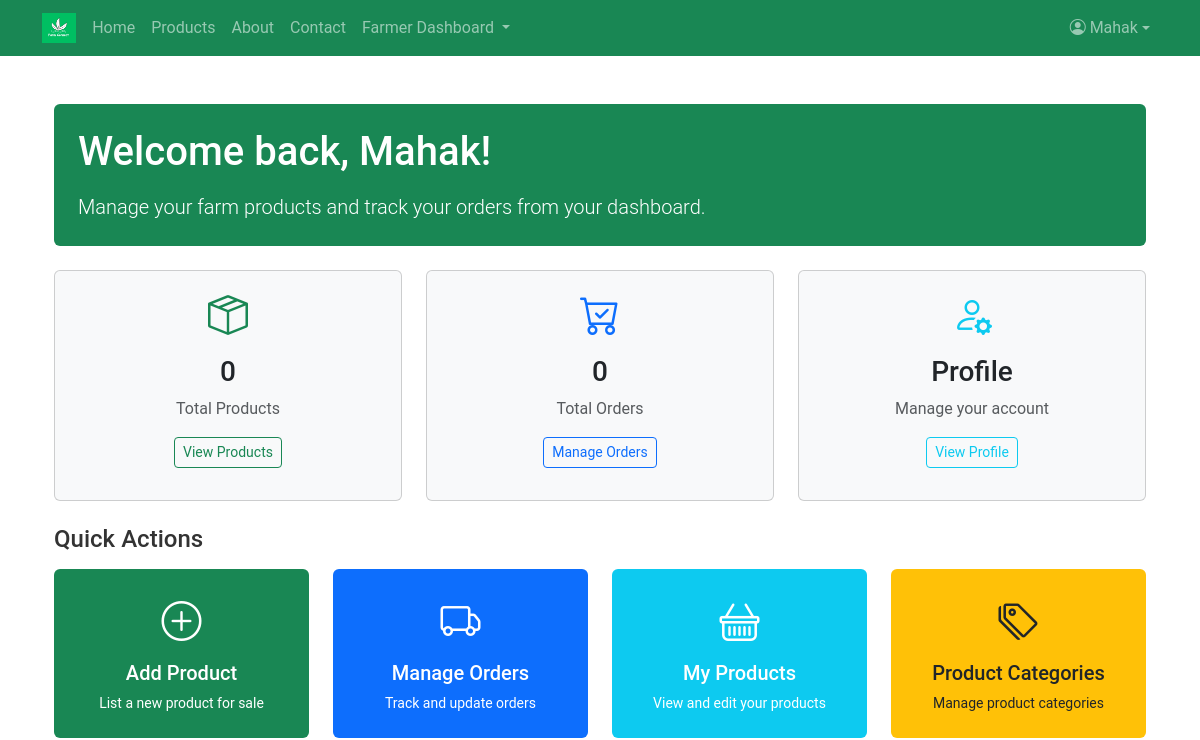
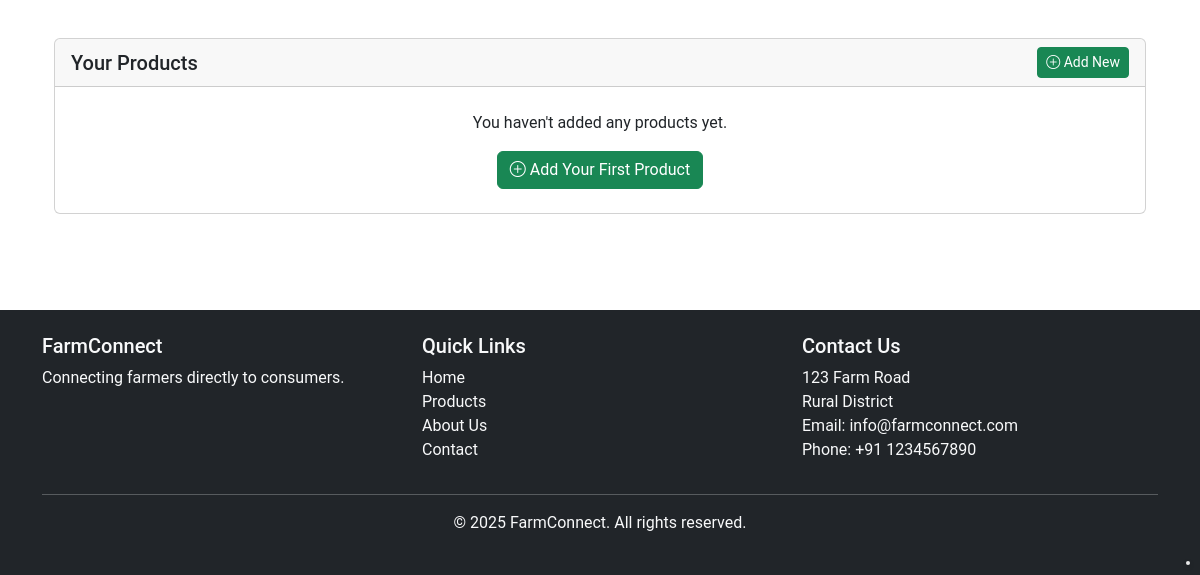
Page /farmer/dashboard/ (signed in) on the earlier database version (2 pictures, top to bottom).
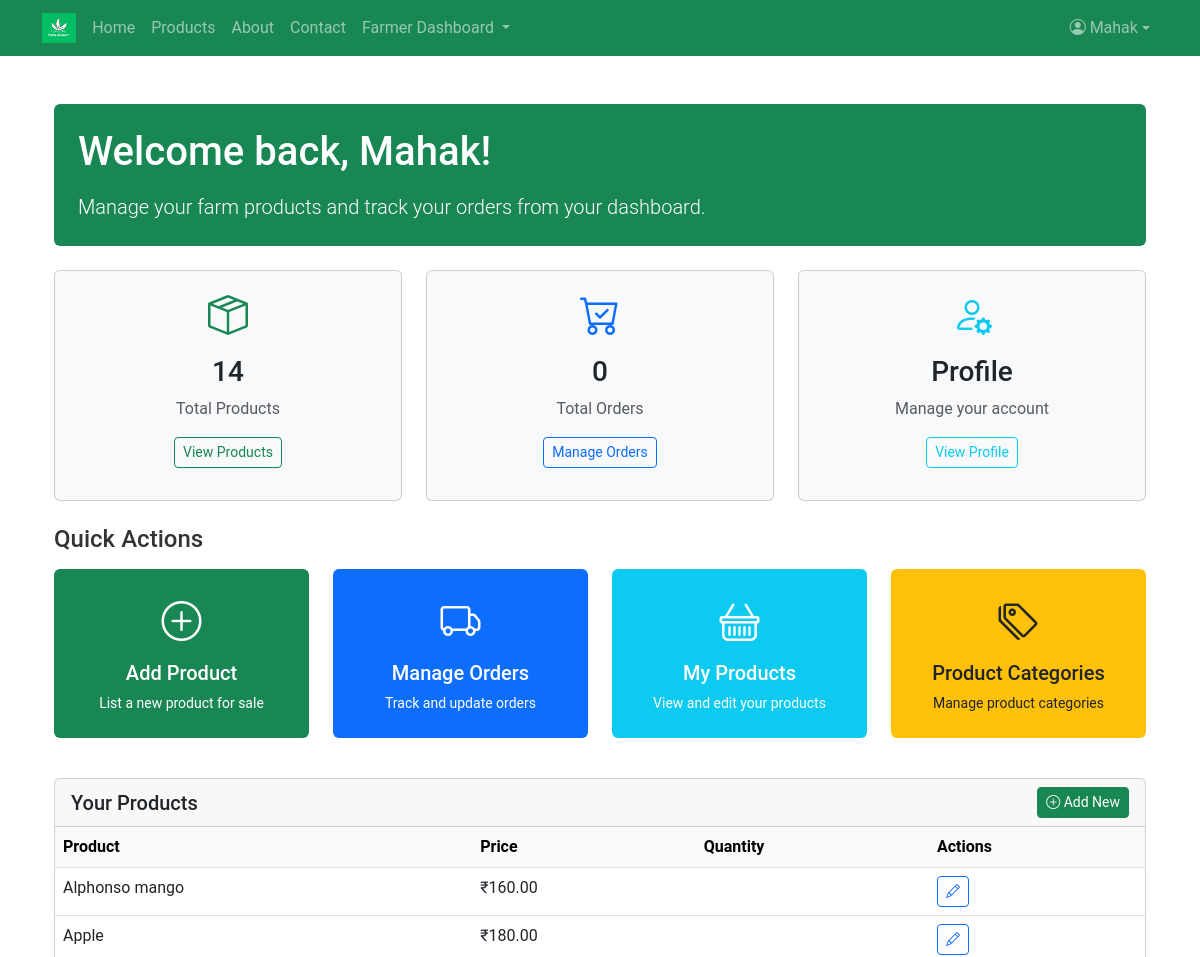
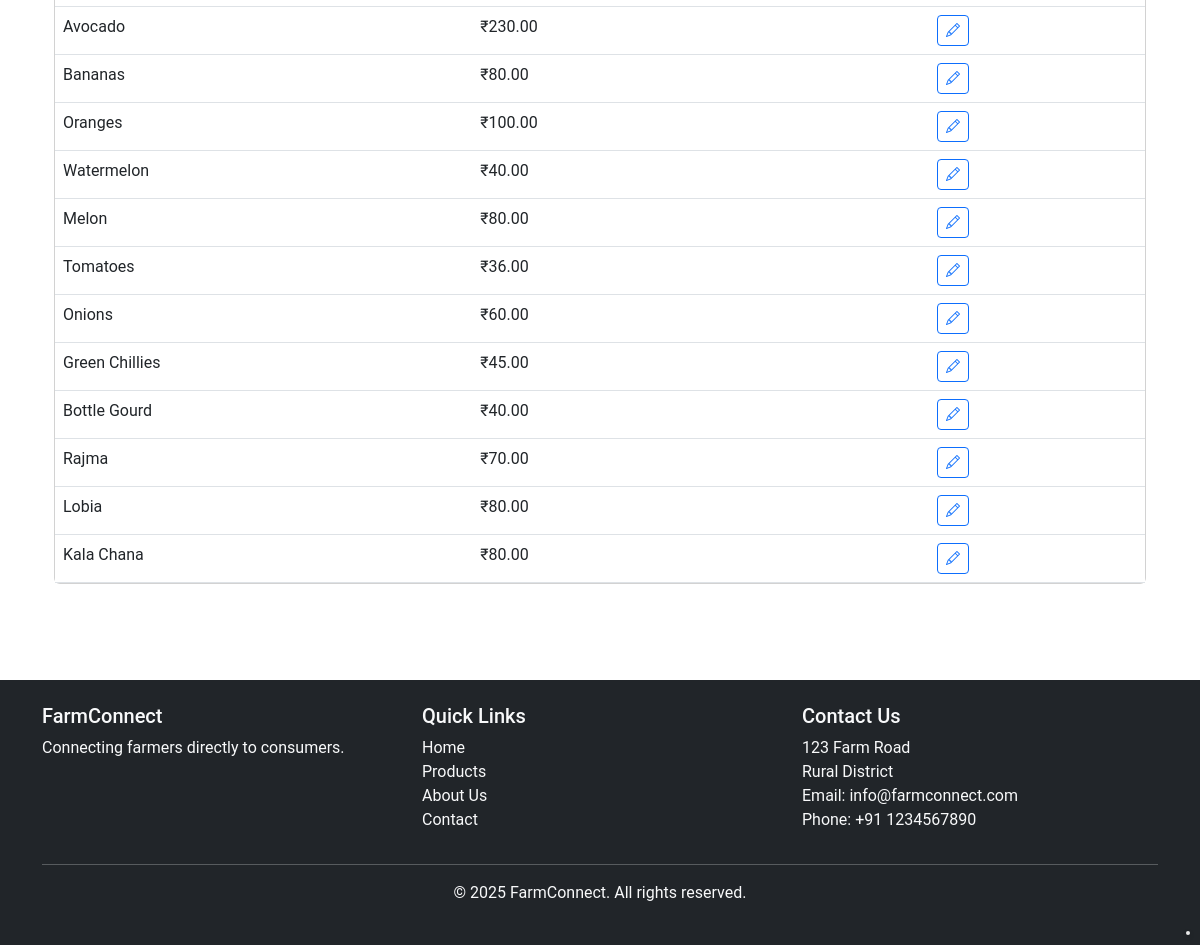
Same page on the later database version (2 pictures, top to bottom).
### farm_core/models.py (models this page shows, shortened)
class User(AbstractUser):
    USER_TYPE_CHOICES = (
        ('farmer', 'Farmer'),
        ('consumer', 'Consumer'),
    )
    user_type = models.CharField(max_length=10, choices=USER_TYPE_CHOICES, default='consumer')
    phone = models.CharField(max_length=15, blank=True, null=True)
    address = models.TextField(blank=True, null=True)
    profile_pic = models.ImageField(upload_to='profile_pics/', blank=True, null=True)
    npop_certificate_number = models.CharField(max_length=100, blank=True, null=True)
    npop_certificate_issue_date = models.DateField(blank=True, null=True)
    npop_certificate_expiry_date = models.DateField(blank=True, null=True)
    npop_certificate_file = models.FileField(upload_to='npop_certificates/', blank=True, null=True)

class Product(models.Model):
    UNIT_CHOICES = (
        ('kg', 'Kilogram'),
        ('g', 'Gram'),
        ('l', 'Liter'),
        ('ml', 'Milliliter'),
        ('piece', 'Piece'),
        ('dozen', 'Dozen'),
        ('bundle', 'Bundle'),
        ('box', 'Box'),
        ('bag', 'Bag'),
        ('packet', 'Packet'),
    )
    name = models.CharField(max_length=200)
    description = models.TextField()
    price = models.DecimalField(max_digits=10, decimal_places=2)
    discount_price = models.DecimalField(max_digits=10, decimal_places=2, blank=True, null=True)
    quantity_available = models.PositiveIntegerField(default=0)
    category = models.ForeignKey(ProductCategory, on_delete=models.CASCADE, related_name='products')
    unit = models.CharField(max_length=10, choices=UNIT_CHOICES, default='kg')
    farmer = models.ForeignKey(User, on_delete=models.CASCADE, related_name='products')
    image = models.ImageField(upload_to='product_images/', blank=True, null=True)
    created_at = models.DateTimeField(auto_now_add=True)
    updated_at = models.DateTimeField(auto_now=True)
    is_organic = models.BooleanField(default=False)
    is_available = models.BooleanField(default=True)
    harvest_date = models.DateField(blank=True, null=True)
    expiry_date = models.DateField(blank=True, null=True)
    nutritional_info = models.TextField(blank=True, null=True)

### farm_core/views.py (the view)
# urls.py: path('farmer/dashboard/', views.FarmerDashboardView.as_view(), name='farmer_dashboard'),
class FarmerDashboardView(LoginRequiredMixin, FarmerRequiredMixin, TemplateView):
    template_name = 'farm_core/farmer_dashboard.html'
    def get_context_data(self, **kwargs):
        context = super().get_context_data(**kwargs)
        user = self.request.user
        try:
            products = Product.objects.filter(farmer=user)
            context['products'] = products
            context['products_count'] = products.count()
            orders = Order.objects.filter(product__farmer=user)
            context['orders'] = orders
            context['orders_count'] = orders.count()
            from django.db import connection
            cursor = connection.cursor()
            order_fields_need_update = False
            try:
                cursor.execute("SELECT cancellation_reason FROM farm_core_order LIMIT 1")
            except:
                order_fields_need_update = True
            product_fields_need_update = False
            try:
                cursor.execute("SELECT unit FROM farm_core_product LIMIT 1")
            except:
                product_fields_need_update = True
            categories_need_creation = False
            try:
                cursor.execute("SELECT COUNT(*) FROM farm_core_productcategory")
                count = cursor.fetchone()[0]
                if count == 0:
                    categories_need_creation = True
            except:
                categories_need_creation = True
            context['order_fields_need_update'] = order_fields_need_update
            context['product_fields_need_update'] = product_fields_need_update
            context['categories_need_creation'] = categories_need_creation
            if order_fields_need_update:
                context['warning_message'] = mark_safe('Your order database needs to be updated. <a href="/run-migrations/">Click here</a> to update it.')
            if product_fields_need_update:
                context['info_message'] = mark_safe('You can enhance your product features by <a href="/update-product-model/">updating your product model</a>.')
            if categories_need_creation:
                context['category_message'] = mark_safe('No product categories found. You need to <a href="/create-categories/">create default categories</a> before adding products.')
        except Exception as e:
            import logging
            logger = logging.getLogger(__name__)
            logger.error(f"Error loading dashboard data: {str(e)}")
            context['error_message'] = "Error loading dashboard data"
        return context

### farm_core/views.py (called while the page is built)
    def test_func(self):
        return self.request.user.is_authenticated and self.request.user.user_type == 'farmer'

### farm_core/templates/farm_core/farmer_dashboard.html (shortened to what this page needs)
{% extends 'farm_core/base.html' %}
{% load i18n %}
{% load static %}
{% block content %}
<div class="container py-4">
    <div class="bg-success text-white p-4 rounded mb-4">
        <h1 class="mb-3">{% translate "Welcome back" %}, {{ user.first_name|default:user.username }}!</h1>
        <p class="lead mb-0">{% translate "Manage your farm products and track your orders from your dashboard." %}</p>
    </div>
    <div class="row mb-4">
        <div class="col-md-4">
            <div class="card h-100 bg-light mb-3">
                <div class="card-body text-center">
                    <i class="bi bi-box-seam fs-1 text-success"></i>
                    <h3 class="mt-2">{{ products_count }}</h3>
                    <p class="text-muted">{% translate "Total Products" %}</p>
                    <a href="{% url 'farm_core:farmer_products' %}" class="btn btn-sm btn-outline-success">
                        {% translate "View Products" %}
                    </a>
                </div>
            </div>
        </div>
        <div class="col-md-4">
            <div class="card h-100 bg-light mb-3">
                <div class="card-body text-center">
                    <i class="bi bi-cart-check fs-1 text-primary"></i>
                    <h3 class="mt-2">{{ orders_count }}</h3>
                    <p class="text-muted">{% translate "Total Orders" %}</p>
                    <a href="{% url 'farm_core:farmer_orders' %}" class="btn btn-sm btn-outline-primary">
                        {% translate "Manage Orders" %}
                    </a>
                </div>
            </div>
        </div>
        <div class="col-md-4">
            <div class="card h-100 bg-light mb-3">
                <div class="card-body text-center">
                    <i class="bi bi-person-gear fs-1 text-info"></i>
                    <h3 class="mt-2">{% translate "Profile" %}</h3>
                    <p class="text-muted">{% translate "Manage your account" %}</p>
                    <a href="{% url 'farm_core:profile' %}" class="btn btn-sm btn-outline-info">
                        {% translate "View Profile" %}
                    </a>
                </div>
            </div>
        </div>
    </div>
    <div class="row mb-4">
        <div class="col-12">
            <h4 class="mb-3">{% translate "Quick Actions" %}</h4>
            <div class="row">
                <div class="col-md-3 mb-3">
                    <a href="{% url 'farm_core:add_product' %}" class="text-decoration-none">
                        <div class="p-4 bg-success text-white rounded text-center">
                            <i class="bi bi-plus-circle fs-1"></i>
                            <h5 class="mt-2">{% translate "Add Product" %}</h5>
                            <p class="mb-0 small">{% translate "List a new product for sale" %}</p>
                        </div>
                    </a>
                </div>
                <div class="col-md-3 mb-3">
                    <a href="{% url 'farm_core:farmer_orders' %}" class="text-decoration-none">
                        <div class="p-4 bg-primary text-white rounded text-center">
                            <i class="bi bi-truck fs-1"></i>
                            <h5 class="mt-2">{% translate "Manage Orders" %}</h5>
                            <p class="mb-0 small">{% translate "Track and update orders" %}</p>
                        </div>
                    </a>
                </div>
                <div class="col-md-3 mb-3">
                    <a href="{% url 'farm_core:farmer_products' %}" class="text-decoration-none">
                        <div class="p-4 bg-info text-white rounded text-center">
                            <i class="bi bi-basket fs-1"></i>
                            <h5 class="mt-2">{% translate "My Products" %}</h5>
                            <p class="mb-0 small">{% translate "View and edit your products" %}</p>
                        </div>
                    </a>
                </div>
                <div class="col-md-3 mb-3">
                    <a href="{% url 'farm_core:create_categories' %}" class="text-decoration-none">
                        <div class="p-4 bg-warning text-dark rounded text-center">
                            <i class="bi bi-tags fs-1"></i>
                            <h5 class="mt-2">{% translate "Product Categories" %}</h5>
                            <p class="mb-0 small">{% translate "Manage product categories" %}</p>
                        </div>
                    </a>
                </div>
            </div>
        </div>
    </div>
    <div class="row mb-4">
        <div class="col-12">
            <div class="card">
                <div class="card-header d-flex justify-content-between align-items-center">
                    <h5 class="mb-0">{% translate "Your Products" %}</h5>
                    <a href="{% url 'farm_core:add_product' %}" class="btn btn-sm btn-success">
                        <i class="bi bi-plus-circle"></i> {% translate "Add New" %}
                    </a>
                </div>
                <div class="card-body p-0">
                    {% if products %}
                    <div class="table-responsive">
                        <table class="table table-hover mb-0">
                            <thead class="table-light">
                                <tr>
                                    <th>{% translate "Product" %}</th>
                                    <th>{% translate "Price" %}</th>
                                    <th>{% translate "Quantity" %}</th>
                                    <th>{% translate "Actions" %}</th>
                                </tr>
                            </thead>
                            <tbody>
                                {% for product in products %}
                                <tr>
                                    <td>{{ product.name }}</td>
                                    <td>₹{{ product.price }}</td>
                                    <td>{{ product.quantity }}</td>
                                    <td>
                                        <a href="{% url 'farm_core:edit_product' product.id %}" class="btn btn-sm btn-outline-primary">
                                            <i class="bi bi-pencil"></i>
                                        </a>
                                    </td>
                                </tr>
                                {% endfor %}
                            </tbody>
                        </table>
                    </div>
                    {% else %}
                    <div class="p-4 text-center">
                        <p>{% translate "You haven't added any products yet." %}</p>
                        <a href="{% url 'farm_core:add_product' %}" class="btn btn-success">
                            <i class="bi bi-plus-circle"></i> {% translate "Add Your First Product" %}
                        </a>
                    </div>
                    {% endif %}
                </div>
            </div>
        </div>
    </div>
</div>
{% endblock %}

### farm_core/templates/farm_core/base.html (shortened to what this page needs)
{% load static %}
<!DOCTYPE html>
<html lang="en">
<head>
    <link href="https://cdn.jsdelivr.net/npm/bootstrap@5.3.0/dist/css/bootstrap.min.css" rel="stylesheet">
    <link rel="stylesheet" href="https://cdn.jsdelivr.net/npm/bootstrap-icons@1.10.0/font/bootstrap-icons.css">
    <link rel="stylesheet" href="{% static 'css/style.css' %}">
</head>
<body>
    <nav class="navbar navbar-expand-lg navbar-dark bg-success">
        <div class="container">
                <img src="{% static 'images/logo.png' %}" alt="FarmConnect" height="30" class="me-2">
            <div class="collapse navbar-collapse" id="navbarNav">
                <ul class="navbar-nav me-auto">
                    <li class="nav-item">
                        <a class="nav-link" href="{% url 'farm_core:home' %}">Home</a>
                    </li>
                    <li class="nav-item">
                        <a class="nav-link" href="{% url 'farm_core:product_list' %}">Products</a>
                    </li>
                    <li class="nav-item">
                        <a class="nav-link" href="{% url 'farm_core:about' %}">About</a>
                    </li>
                    <li class="nav-item">
                        <a class="nav-link" href="{% url 'farm_core:contact' %}">Contact</a>
                    </li>
                    {% if user.is_authenticated and user.user_type == 'farmer' %}
                    <li class="nav-item dropdown">
                        <a class="nav-link dropdown-toggle" href="#" role="button" data-bs-toggle="dropdown">
                            Farmer Dashboard
                        </a>
                    </li>
                    {% endif %}
                </ul>
                <ul class="navbar-nav">
                    {% if user.is_authenticated %}
                    <li class="nav-item dropdown">
                        <a class="nav-link dropdown-toggle d-flex align-items-center" href="#" role="button" data-bs-toggle="dropdown">
                            <i class="bi bi-person-circle me-1"></i>
                            {% if user.first_name %}{{ user.first_name }}{% else %}{{ user.username }}{% endif %}
                        </a>
                    </li>
                    {% endif %}
                </ul>
            </div>
        </div>
    </nav>
    <div id="google_translate_element"></div>
    <div class="container my-4">
        {% block content %}{% endblock %}
    </div>
    <footer class="bg-dark text-light py-4 mt-5">
        <div class="container">
            <div class="row">
                <div class="col-md-4">
                    <h5>FarmConnect</h5>
                    <p>Connecting farmers directly to consumers.</p>
                </div>
                <div class="col-md-4">
                    <h5>Quick Links</h5>
                    <ul class="list-unstyled">
                        <li><a href="{% url 'farm_core:home' %}" class="text-light">Home</a></li>
                        <li><a href="{% url 'farm_core:product_list' %}" class="text-light">Products</a></li>
                        <li><a href="{% url 'farm_core:about' %}" class="text-light">About Us</a></li>
                        <li><a href="{% url 'farm_core:contact' %}" class="text-light">Contact</a></li>
                    </ul>
                </div>
                <div class="col-md-4">
                    <h5>Contact Us</h5>
                    <address>
                        <p>123 Farm Road<br>
                        Rural District<br>
                        Email: info@farmconnect.com<br>
                        Phone: +91 1234567890</p>
                    </address>
                </div>
            </div>
            <hr class="my-3">
            <div class="text-center">
                <p>&copy; {% now "Y" %} FarmConnect. All rights reserved.</p>
            </div>
        </div>
    </footer>
</body>
</html>

### static/css/style.css (style rules this page uses)
body { font-family: 'Roboto', sans-serif; color: #333; }
a { color: #28a745; text-decoration: none; }
.card { transition: transform 0.3s ease, box-shadow 0.3s ease; }
.btn-success { transition: all 0.3s ease; }

### farm_core/templates/farm_core/base.html (style rules this page uses)
#google_translate_element { position: fixed; bottom: 10px; right: 10px; z-index: 1000; background-color: rgba(255, 255, 255, 0.9); border-radius: 4px; padding: 2px; box-shadow: 0 2px 5px rgba(0,0,0,0.2); }

Differences in the rows shown:
added Product: name "Alphonso mango", price "160.00"
added Product: name "Apple", price "180.00"
added Product: name "Avocado", price "230.00"
added Product: name "Bananas", price "80.00"
added Product: name "Oranges", price "100.00"
added Product: name "Watermelon", price "40.00"
added Product: name "Melon", price "80.00"
added Product: name "Tomatoes", price "36.00"
added Product: name "Onions", price "60.00"
added Product: name "Green Chillies", price "45.00"
added Product: name "Bottle Gourd", price "40.00"
added Product: name "Rajma", price "70.00"
added Product: name "Lobia", price "80.00"
added Product: name "Kala Chana", price "80.00"
Other differences:
{{ products_count }}: "0" → "14"
text no longer shown: "You haven't added any products yet. Add Your First Product"
text now shown: "Product Price Quantity Actions"
